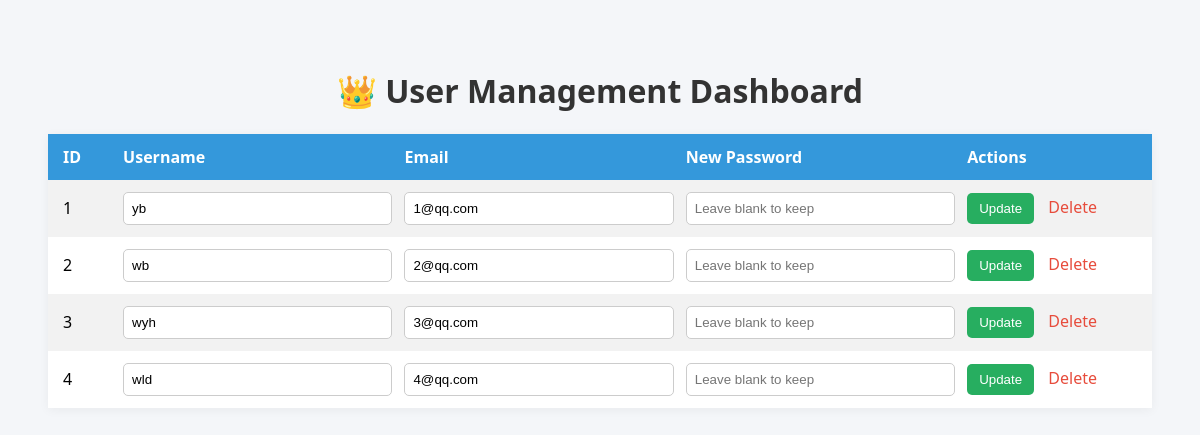
Page /master (signed in) on the earlier database version.
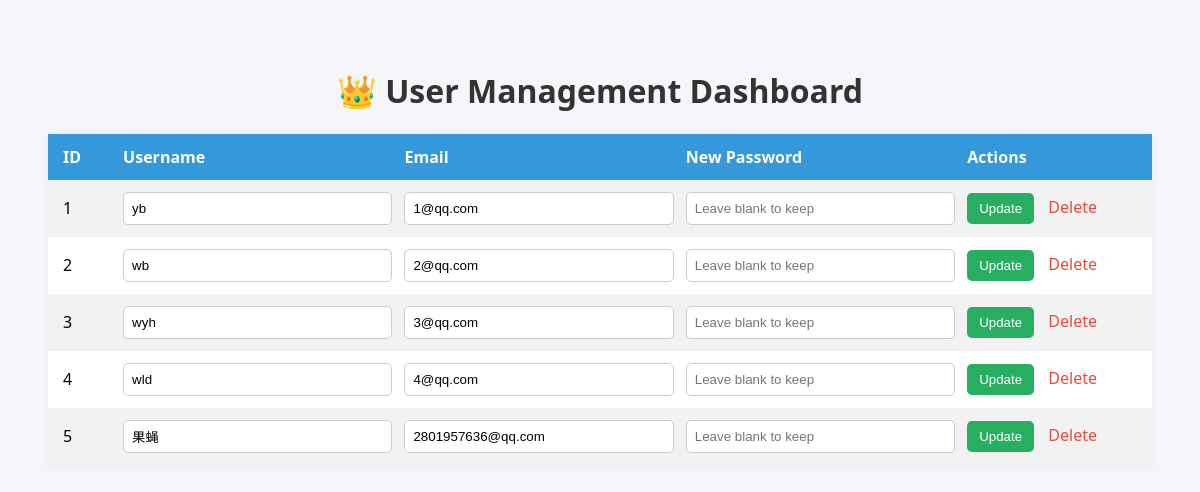
Same page on the later database version.
### app.py (models this page shows, shortened)
class User(db.Model):
    id = db.Column(db.Integer, primary_key=True)
    username = db.Column(db.String(20), unique=True, nullable=False)
    email = db.Column(db.String(120), unique=True, nullable=False)
    password = db.Column(db.String(60), nullable=False)
    profile_picture = db.Column(db.String(20), nullable=True)  # Changed to nullable
    bio = db.Column(db.Text, nullable=True)
    created_at = db.Column(db.DateTime, nullable=True)  # Changed to nullable
    data = db.relationship('UserData',back_populates='user')
    is_admin = db.Column(db.Boolean, default=False)

### app.py (the view)
@app.route('/master', methods=['GET', 'POST'])
@admin_required
def master():
    users = User.query.all()
    return render_template('master.html', users=users)

### app.py (called while the page is built)
def admin_required(f):
    @wraps(f)
    def decorated_function(*args, **kwargs):
        user_id = session.get('user_id')
        user = User.query.get(user_id)
        if not user or not user.is_admin:
            abort(403)
        return f(*args, **kwargs)
    return decorated_function

### templates/master.html (shortened to what this page needs)
<!DOCTYPE html>
<html lang="en">
<head>
</head>
<body>
    <h1>👑 User Management Dashboard</h1>
    <table>
        <tr>
            <th>ID</th>
            <th>Username</th>
            <th>Email</th>
            <th>New Password</th>
            <th>Actions</th>
        </tr>
        {% for user in users %}
        <tr>
            <form method="POST" action="{{ url_for('update_user', user_id=user.id) }}">
                <td>{{ user.id }}</td>
                <td><input type="text" name="username" value="{{ user.username }}"></td>
                <td><input type="email" name="email" value="{{ user.email }}"></td>
                <td><input type="password" name="password" placeholder="Leave blank to keep"></td>
                <td>
                    <button type="submit">Update</button>
                    <a href="{{ url_for('delete_user', user_id=user.id) }}" onclick="return confirm('Delete this user?');">Delete</a>
                </td>
            </form>
        </tr>
        {% endfor %}
    </table>
</body>
</html>

### templates/master.html (style rules this page uses)
body { font-family: "Segoe UI", Tahoma, Geneva, Verdana, sans-serif; background-color: #f4f6f9; padding: 40px; }
h1 { text-align: center; color: #333; }
table { width: 100%; border-collapse: collapse; background-color: #fff; box-shadow: 0 2px 10px rgba(0, 0, 0, 0.05); }
th, td { padding: 12px 15px; text-align: left; }
th { background-color: #3498db; color: white; }
tr:nth-child(even) { background-color: #f2f2f2; }
input[type="text"], input[type="email"], input[type="password"] { width: 100%; padding: 8px; border: 1px solid #ccc; border-radius: 5px; }
button { background-color: #27ae60; color: white; border: none; padding: 8px 12px; border-radius: 5px; cursor: pointer; }
a { margin-left: 10px; color: #e74c3c; text-decoration: none; }
form { display: contents; }

Differences in the rows shown:
added User: id "5", username "果蝇", email "2801957636@qq.com"
